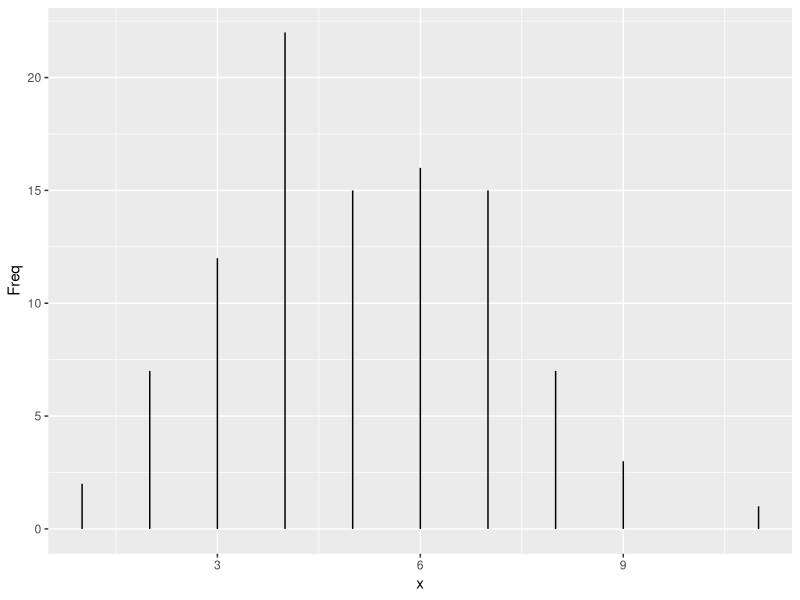
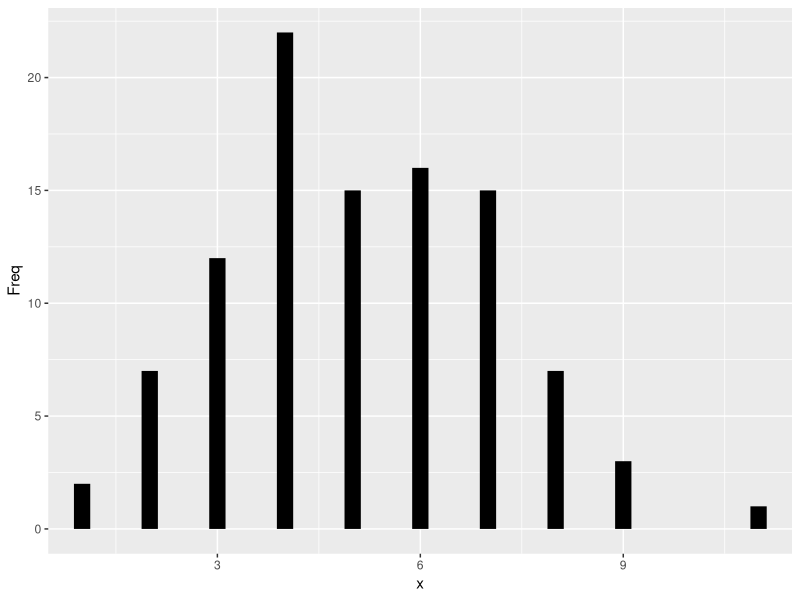
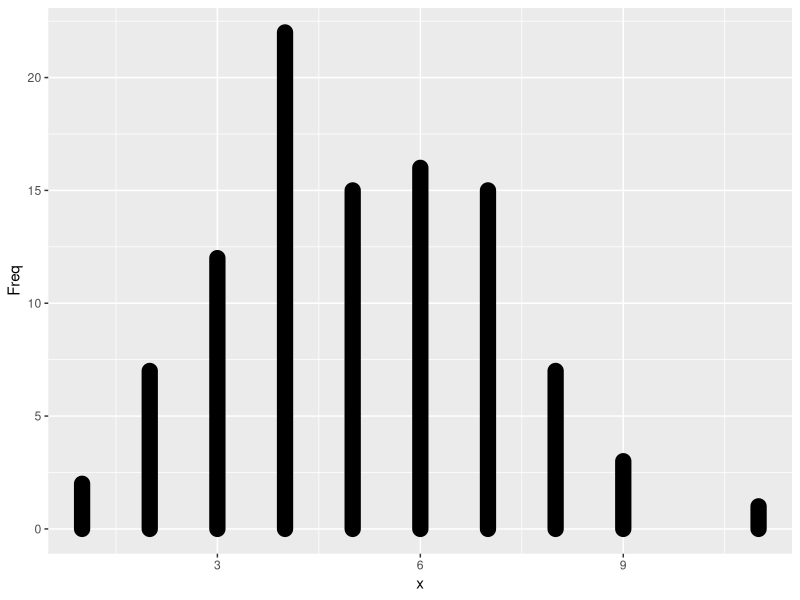

Reproduce these figures in R, in order.
library(ggplot2)

set.seed(1)
counts <- as.data.frame(table(x = rpois(100,5)))
counts$x <- as.numeric(as.character(counts$x))

ggplot(counts, aes(x, Freq)) +
  geom_segment(aes(xend = x, yend = 0))

ggplot(counts, aes(x, Freq)) +
  geom_segment(aes(xend = x, yend = 0), linewidth = 5.5)

ggplot(counts, aes(x, Freq)) +
  geom_segment(aes(xend = x, yend = 0), linewidth = 5.5, lineend = "round")




